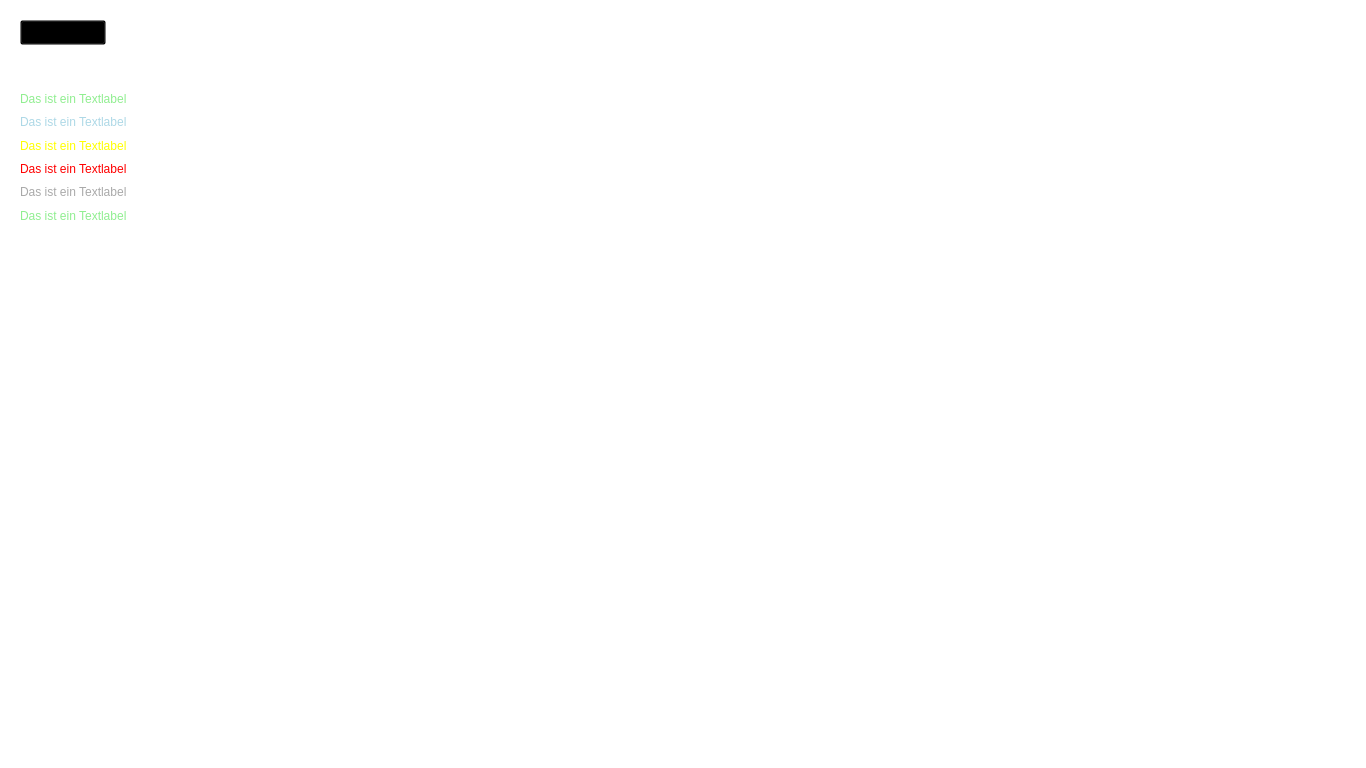
<?xml version="1.0" encoding="UTF-8"?>
<ui version="4.0">
 <class>MainWindow</class>
 <widget class="QMainWindow" name="MainWindow">
  <property name="geometry">
   <rect>
    <x>0</x>
    <y>0</y>
    <width>1366</width>
    <height>768</height>
   </rect>
  </property>
  <property name="windowTitle">
   <string notr="true"/>
  </property>
  <property name="windowOpacity">
   <double>0.500000000000000</double>
  </property>
  <property name="toolTip">
   <string notr="true">-1</string>
  </property>
  <property name="statusTip">
   <string notr="true"/>
  </property>
  <property name="styleSheet">
   <string notr="true">background-color: transparent;

</string>
  </property>
  <property name="toolButtonStyle">
   <enum>Qt::ToolButtonStyle::ToolButtonIconOnly</enum>
  </property>
  <property name="dockOptions">
   <set>QMainWindow::DockOption::AllowTabbedDocks|QMainWindow::DockOption::AnimatedDocks</set>
  </property>
  <widget class="QWidget" name="centralwidget">
   <widget class="QPushButton" name="pushButton">
    <property name="geometry">
     <rect>
      <x>20</x>
      <y>20</y>
      <width>86</width>
      <height>25</height>
     </rect>
    </property>
    <property name="text">
     <string>PushButton</string>
    </property>
   </widget>
   <widget class="QWidget" name="layoutWidget">
    <property name="geometry">
     <rect>
      <x>20</x>
      <y>90</y>
      <width>166</width>
      <height>134</height>
     </rect>
    </property>
    <layout class="QVBoxLayout" name="verticalLayout">
     <item>
      <widget class="QLabel" name="label_6">
       <property name="autoFillBackground">
        <bool>false</bool>
       </property>
       <property name="styleSheet">
        <string notr="true">background-color: transparent;
color: lightgreen;</string>
       </property>
       <property name="text">
        <string>Das ist ein Textlabel</string>
       </property>
      </widget>
     </item>
     <item>
      <widget class="QLabel" name="label_5">
       <property name="autoFillBackground">
        <bool>false</bool>
       </property>
       <property name="styleSheet">
        <string notr="true">background-color: transparent;
color: lightblue;</string>
       </property>
       <property name="text">
        <string>Das ist ein Textlabel</string>
       </property>
      </widget>
     </item>
     <item>
      <widget class="QLabel" name="label_4">
       <property name="autoFillBackground">
        <bool>false</bool>
       </property>
       <property name="styleSheet">
        <string notr="true">background-color: transparent;
color: yellow;</string>
       </property>
       <property name="text">
        <string>Das ist ein Textlabel</string>
       </property>
      </widget>
     </item>
     <item>
      <widget class="QLabel" name="label_3">
       <property name="autoFillBackground">
        <bool>false</bool>
       </property>
       <property name="styleSheet">
        <string notr="true">opacity: 0.5;
background-color: transparent;
color: red;</string>
       </property>
       <property name="text">
        <string>Das ist ein Textlabel</string>
       </property>
      </widget>
     </item>
     <item>
      <widget class="QLabel" name="label">
       <property name="autoFillBackground">
        <bool>false</bool>
       </property>
       <property name="styleSheet">
        <string notr="true">opacity: 50;
background-color: transparent;
color: darkgrey;</string>
       </property>
       <property name="text">
        <string>Das ist ein Textlabel</string>
       </property>
       <property name="scaledContents">
        <bool>false</bool>
       </property>
      </widget>
     </item>
     <item>
      <widget class="QLabel" name="label_2">
       <property name="autoFillBackground">
        <bool>false</bool>
       </property>
       <property name="styleSheet">
        <string notr="true">background-color: transparent;
color: lightgreen;</string>
       </property>
       <property name="text">
        <string>Das ist ein Textlabel</string>
       </property>
      </widget>
     </item>
    </layout>
   </widget>
  </widget>
 </widget>
 <resources/>
 <connections/>
</ui>
